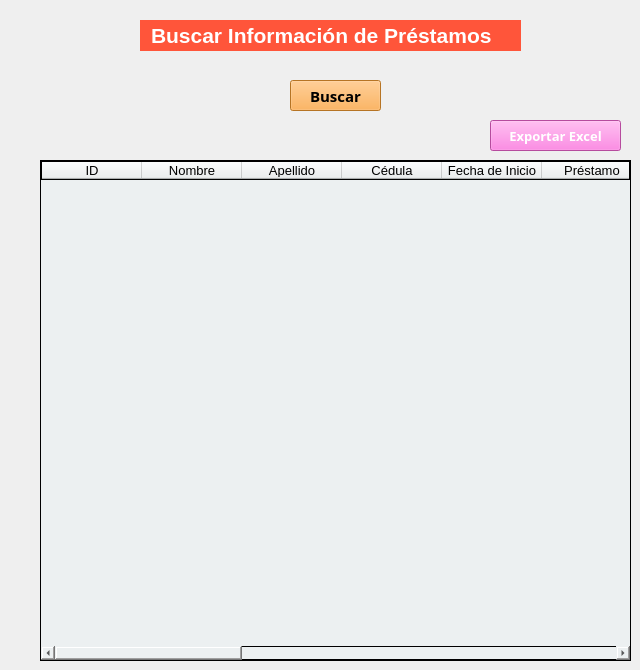
   <widget class="QWidget" name="tab_3">
    <attribute name="title">
     <string>Vizualizar Préstamos</string>
    </attribute>
    <widget class="QPushButton" name="pushButtonSearchTab5">
     <property name="geometry">
      <rect>
       <x>290</x>
       <y>80</y>
       <width>91</width>
       <height>31</height>
      </rect>
     </property>
     <property name="font">
      <font>
       <family>Arial Black</family>
       <pointsize>11</pointsize>
       <weight>75</weight>
       <bold>true</bold>
      </font>
     </property>
     <property name="styleSheet">
      <string notr="true">background-color: rgb(255, 162, 51);</string>
     </property>
     <property name="text">
      <string>Buscar</string>
     </property>
    </widget>
    <widget class="QLabel" name="label_13">
     <property name="geometry">
      <rect>
       <x>140</x>
       <y>20</y>
       <width>381</width>
       <height>31</height>
      </rect>
     </property>
     <property name="font">
      <font>
       <pointsize>16</pointsize>
       <weight>75</weight>
       <bold>true</bold>
      </font>
     </property>
     <property name="styleSheet">
      <string notr="true">background-color: rgb(255, 85, 58); color: white; padding: 0 5px 0 5px</string>
     </property>
     <property name="text">
      <string>Buscar Información de Préstamos</string>
     </property>
    </widget>
    <widget class="QTableWidget" name="tableWidgetTab3_2">
     <property name="geometry">
      <rect>
       <x>40</x>
       <y>160</y>
       <width>591</width>
       <height>501</height>
      </rect>
     </property>
     <property name="font">
      <font>
       <pointsize>10</pointsize>
      </font>
     </property>
     <property name="styleSheet">
      <string notr="true">background-color:rgb(236, 240, 241);border:1px solid black;</string>
     </property>
     <column>
      <property name="text">
       <string>ID</string>
      </property>
     </column>
     <column>
      <property name="text">
       <string>Nombre</string>
      </property>
     </column>
     <column>
      <property name="text">
       <string>Apellido</string>
      </property>
     </column>
     <column>
      <property name="text">
       <string>Cédula</string>
      </property>
     </column>
     <column>
      <property name="text">
       <string>Fecha de Inicio</string>
      </property>
     </column>
     <column>
      <property name="text">
       <string>Préstamo</string>
      </property>
     </column>
     <column>
      <property name="text">
       <string>Cuota</string>
      </property>
     </column>
     <column>
      <property name="text">
       <string>Forma de Pagar</string>
      </property>
     </column>
     <column>
      <property name="text">
       <string>ID Deudor</string>
      </property>
     </column>
     <column>
      <property name="text">
       <string>Abono Capital</string>
      </property>
     </column>
     <column>
      <property name="text">
       <string>Abono Interés</string>
      </property>
     </column>
     <column>
      <property name="text">
       <string>Fecha de abono</string>
      </property>
     </column>
     <column>
      <property name="text">
       <string>Capital debe</string>
      </property>
     </column>
     <column>
      <property name="text">
       <string>Interés debe</string>
      </property>
     </column>
     <column>
      <property name="text">
       <string>Total debe</string>
      </property>
     </column>
    </widget>
    <widget class="QPushButton" name="pushButtonSearchTab5_2">
     <property name="geometry">
      <rect>
       <x>490</x>
       <y>120</y>
       <width>131</width>
       <height>31</height>
      </rect>
     </property>
     <property name="font">
      <font>
       <family>Arial Black</family>
       <pointsize>10</pointsize>
       <weight>75</weight>
       <bold>true</bold>
      </font>
     </property>
     <property name="styleSheet">
      <string notr="true">background-color: rgb(255, 105, 221 );
color: white;
</string>
     </property>
     <property name="text">
      <string>Exportar Excel</string>
     </property>
    </widget>
   </widget>
